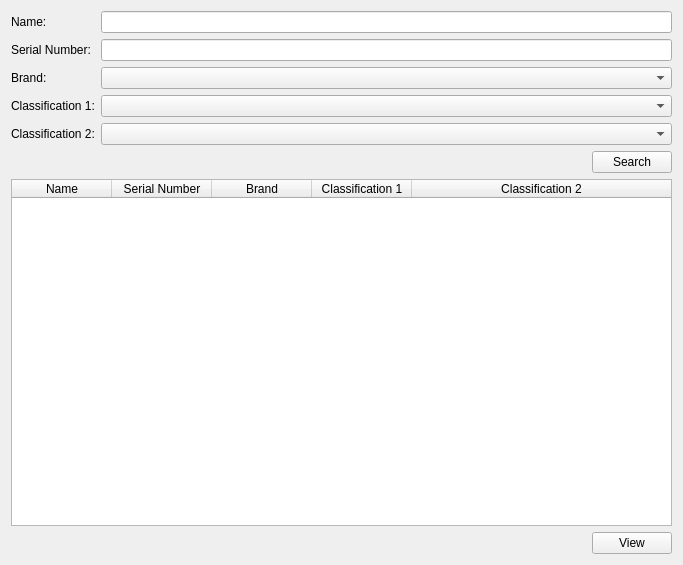
<?xml version="1.0" encoding="UTF-8"?>
<ui version="4.0">
 <class>EquipmentSearchFrame</class>
 <widget class="QFrame" name="EquipmentSearchFrame">
  <property name="geometry">
   <rect>
    <x>0</x>
    <y>0</y>
    <width>683</width>
    <height>565</height>
   </rect>
  </property>
  <property name="windowTitle">
   <string>Frame</string>
  </property>
  <layout class="QVBoxLayout" name="verticalLayout" stretch="0,0,1,0">
   <item>
    <layout class="QFormLayout" name="formLayout">
     <item row="1" column="0">
      <widget class="QLabel" name="label">
       <property name="text">
        <string>Serial Number:</string>
       </property>
      </widget>
     </item>
     <item row="1" column="1">
      <widget class="QLineEdit" name="lineEdit_serial_number"/>
     </item>
     <item row="2" column="0">
      <widget class="QLabel" name="label_4">
       <property name="text">
        <string>Brand:</string>
       </property>
      </widget>
     </item>
     <item row="2" column="1">
      <widget class="QComboBox" name="comboBox_brand"/>
     </item>
     <item row="3" column="0">
      <widget class="QLabel" name="label_2">
       <property name="text">
        <string>Classification 1:</string>
       </property>
      </widget>
     </item>
     <item row="3" column="1">
      <widget class="QComboBox" name="comboBox_classification_1"/>
     </item>
     <item row="4" column="0">
      <widget class="QLabel" name="label_3">
       <property name="text">
        <string>Classification 2:</string>
       </property>
      </widget>
     </item>
     <item row="4" column="1">
      <widget class="QComboBox" name="comboBox_classification_2"/>
     </item>
     <item row="0" column="0">
      <widget class="QLabel" name="label_5">
       <property name="text">
        <string>Name:</string>
       </property>
      </widget>
     </item>
     <item row="0" column="1">
      <widget class="QLineEdit" name="lineEdit_name"/>
     </item>
    </layout>
   </item>
   <item>
    <layout class="QHBoxLayout" name="horizontalLayout">
     <item>
      <spacer name="horizontalSpacer">
       <property name="orientation">
        <enum>Qt::Horizontal</enum>
       </property>
       <property name="sizeHint" stdset="0">
        <size>
         <width>40</width>
         <height>20</height>
        </size>
       </property>
      </spacer>
     </item>
     <item>
      <widget class="QPushButton" name="pushButton_search">
       <property name="text">
        <string>Search</string>
       </property>
      </widget>
     </item>
    </layout>
   </item>
   <item>
    <widget class="QTableWidget" name="tableWidget">
     <property name="alternatingRowColors">
      <bool>true</bool>
     </property>
     <property name="selectionMode">
      <enum>QAbstractItemView::SingleSelection</enum>
     </property>
     <property name="selectionBehavior">
      <enum>QAbstractItemView::SelectRows</enum>
     </property>
     <property name="sortingEnabled">
      <bool>true</bool>
     </property>
     <attribute name="horizontalHeaderStretchLastSection">
      <bool>true</bool>
     </attribute>
     <column>
      <property name="text">
       <string>Name</string>
      </property>
     </column>
     <column>
      <property name="text">
       <string>Serial Number</string>
      </property>
     </column>
     <column>
      <property name="text">
       <string>Brand</string>
      </property>
     </column>
     <column>
      <property name="text">
       <string>Classification 1</string>
      </property>
     </column>
     <column>
      <property name="text">
       <string>Classification 2</string>
      </property>
     </column>
    </widget>
   </item>
   <item>
    <layout class="QHBoxLayout" name="horizontalLayout_2">
     <item>
      <spacer name="horizontalSpacer_2">
       <property name="orientation">
        <enum>Qt::Horizontal</enum>
       </property>
       <property name="sizeHint" stdset="0">
        <size>
         <width>40</width>
         <height>20</height>
        </size>
       </property>
      </spacer>
     </item>
     <item>
      <widget class="QPushButton" name="pushButton_2">
       <property name="text">
        <string>View</string>
       </property>
      </widget>
     </item>
    </layout>
   </item>
  </layout>
 </widget>
 <resources/>
 <connections/>
</ui>
